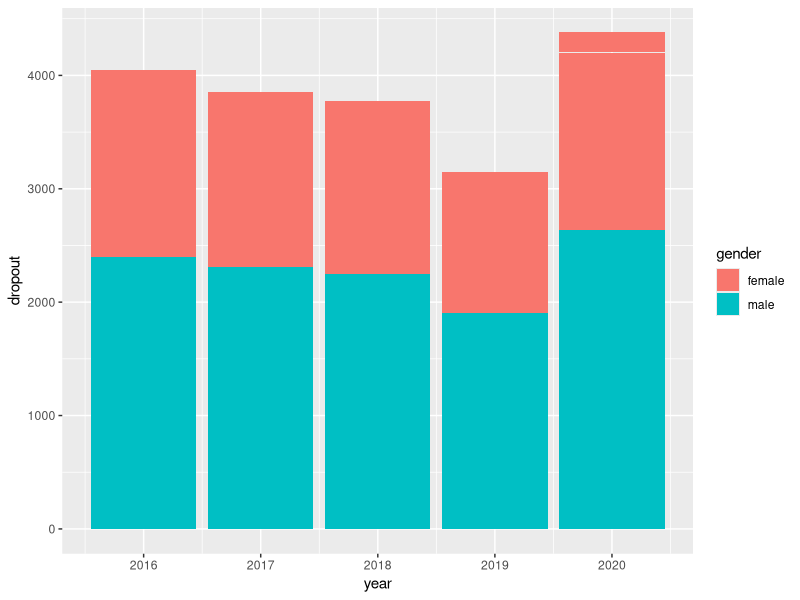
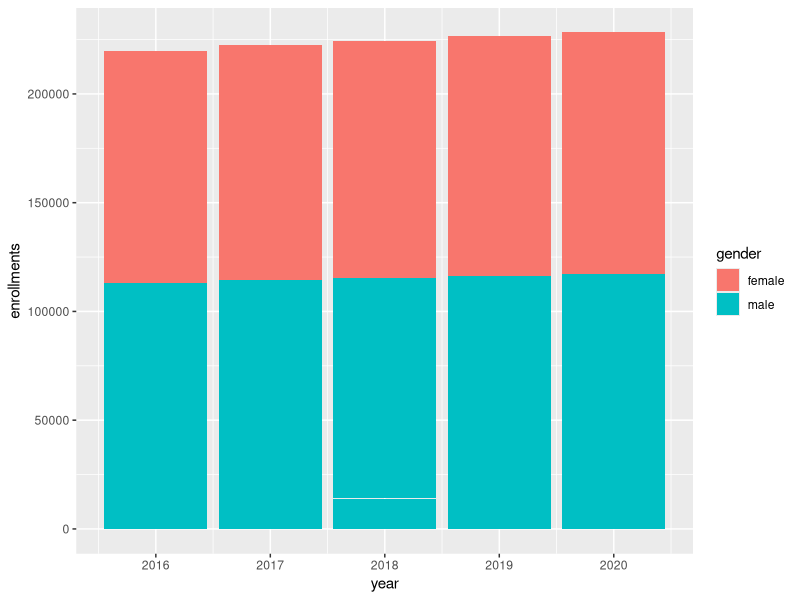
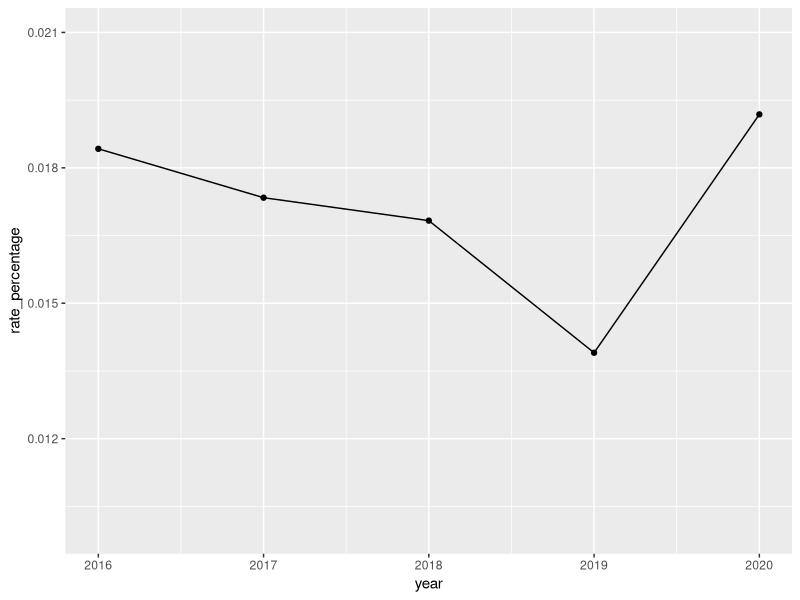
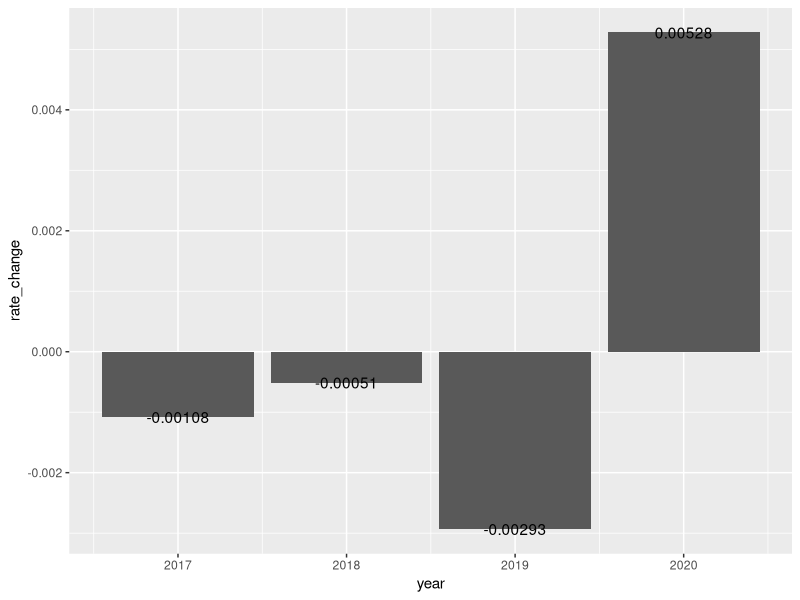
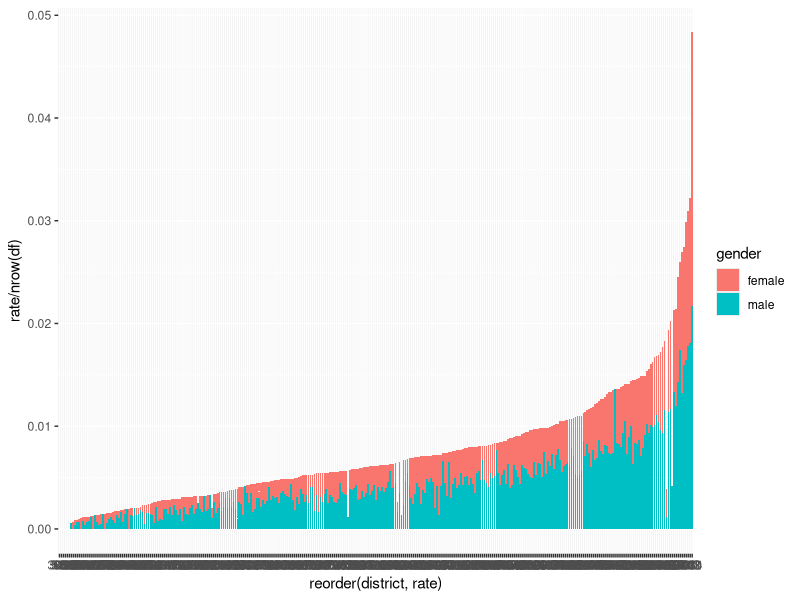
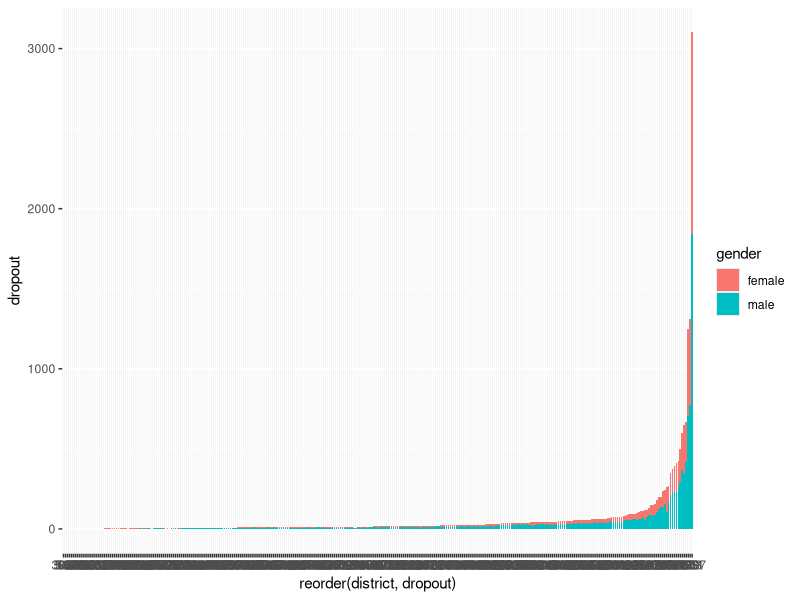
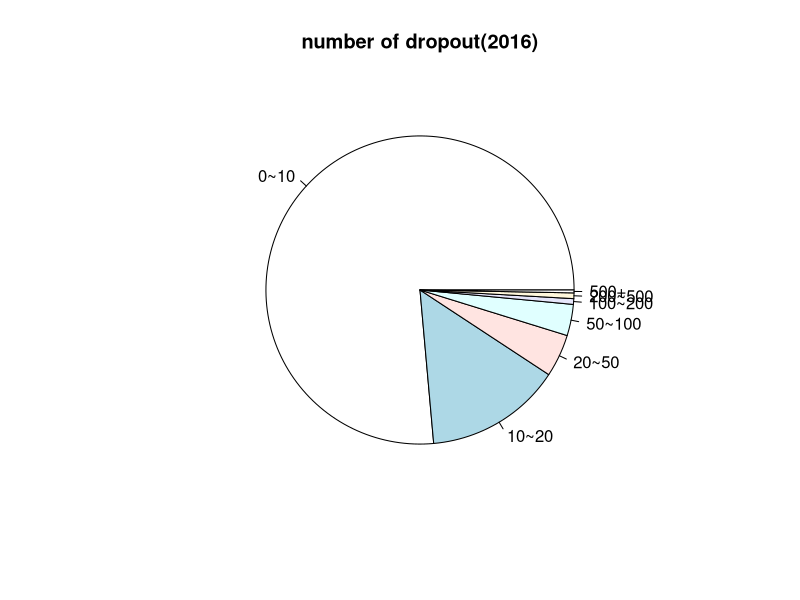
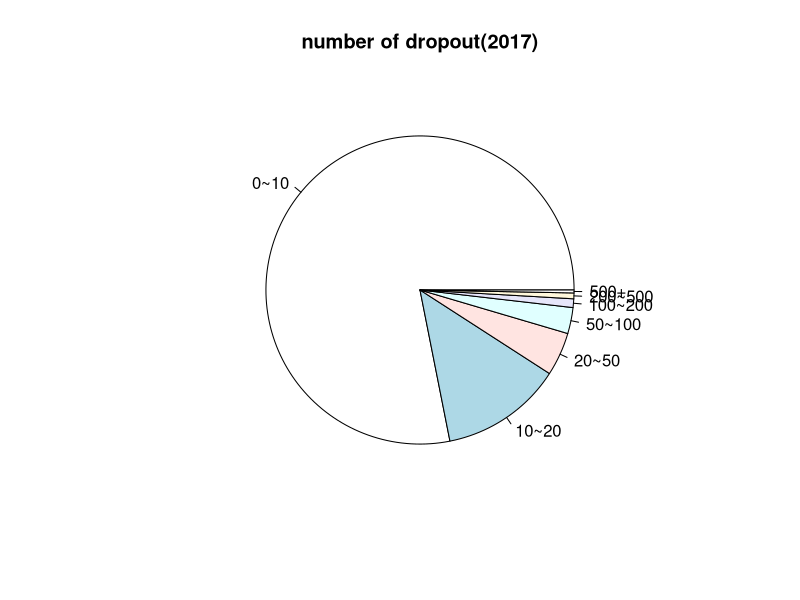

Generate these figures, in order, with R:
## ---- chunk 1
knitr::opts_chunk$set(echo = TRUE)
## ---- chunk 2
library(tidyverse)
library(readxl)
d2020<-read_excel("DR712_2021_District.xlsx",skip=3)
d2019<-read_excel("dr712bydistrict2020.xlsx",skip=3)
d2018<-read_excel("dr712bydistrict2019.xlsx",skip=3)
d2017<-read_excel("Dropout Rates by district.xlsx",skip=3)
d2016<-read_excel("2016-2017 Grade 7-12 Dropout Rates by District and Subgroup updated 4-12-18.xlsx",skip=7)
## ---- chunk 3
dim(d2016)
dim(d2017)
dim(d2018)
dim(d2019)
dim(d2020)
## ---- chunk 4
# remove useless columns
d2016[45:45] <- list(NULL)
d2016[9:38] <- list(NULL)
d2017[9:50] <- list(NULL)
d2018[9:38] <- list(NULL)
d2019[9:38] <- list(NULL)
d2020[9:38] <- list(NULL)
## ---- chunk 5
d2016[1:3] <- list(NULL)
d2017[1:3] <- list(NULL)
d2018[1:3] <- list(NULL)
d2019[1:3] <- list(NULL)
d2020[1:3] <- list(NULL)

d2016 <- d2016[-(334:335),]
d2017 <- d2017[-319,]
d2018 <- d2018[-316,]
d2019 <- d2019[-(315:316),]
d2020 <- d2020[-(314:315),]
## ---- chunk 6
# change column name
colnames(d2016)<-c("district","district_name","overall_dropout","overall_enrollments","overall_rate","f_dropout","f_enrollments","f_rate","m_dropout","m_enrollments","m_rate")
colnames(d2017)<-c("district","district_name","overall_dropout","overall_enrollments","overall_rate","f_dropout","f_enrollments","f_rate","m_dropout","m_enrollments","m_rate")
colnames(d2018)<-c("district","district_name","overall_dropout","overall_enrollments","overall_rate","f_dropout","f_enrollments","f_rate","m_dropout","m_enrollments","m_rate")
colnames(d2019)<-c("district","district_name","overall_dropout","overall_enrollments","overall_rate","f_dropout","f_enrollments","f_rate","m_dropout","m_enrollments","m_rate")
colnames(d2020)<-c("district","district_name","overall_dropout","overall_enrollments","overall_rate","f_dropout","f_enrollments","f_rate","m_dropout","m_enrollments","m_rate")
## ---- chunk 7
# add year to each dataset
d2016 <- d2016 %>% mutate(year=2016)
d2017 <- d2017 %>% mutate(year=2017)
d2018 <- d2018 %>% mutate(year=2018)
d2019 <- d2019 %>% mutate(year=2019)
d2020 <- d2020 %>% mutate(year=2020)

# drop last/last two rows
## ---- chunk 8
head(d2016)
head(d2017)
head(d2018)
head(d2019)
head(d2020)
dim(d2016)
dim(d2017)
dim(d2018)
dim(d2019)
dim(d2020)
## ---- chunk 9
# combine all datasets into one
df <- rbind(d2016,d2017)
df <- rbind(df,d2018)
df <- rbind(df,d2019)
df <- rbind(df,d2020)
dim(df)
## ---- chunk 10
# drop rows with **** in overall rate
df <-df[!(df$overall_rate=="****"),]
dim(df)
head(df)
## ---- chunk 11
df <- transform(df, district= as.numeric(district),
                overall_dropout=as.numeric(overall_dropout),
                overall_enrollments= as.numeric(overall_enrollments),
                overall_rate= as.numeric(overall_rate),
                f_dropout= as.numeric(f_dropout),
                f_enrollments= as.numeric(f_enrollments),
                f_rate= as.numeric(f_rate),
                m_dropout= as.numeric(m_dropout),
                m_enrollments= as.numeric(m_enrollments),
                m_rate= as.numeric(m_rate))
df <- df %>% replace(is.na(.), 0)
str(df)
## ---- chunk 12
backup <- df
## ---- chunk 13
# create df with split gender
female <- df %>% select(district, f_dropout,f_enrollments,f_rate, year)
female <- female %>% mutate(gender="female")
colnames(female)<-c("district", "dropout" , "enrollments" , "rate" , "year", "gender")
male <- df %>% select(district, m_dropout,m_enrollments,m_rate, year)
male <- male %>% mutate(gender="male")
colnames(male)<-c("district", "dropout" , "enrollments" , "rate" , "year", "gender")
df_gender <- rbind(female, male)
head(df_gender)
## ---- chunk 14
library(ggplot2)
# 1. overall dropout by year
df_gender %>% group_by(year) %>% ggplot(aes(x=year, y=dropout, fill=gender)) + geom_bar(stat = "identity")

## ---- chunk 15
df_gender %>% group_by(year) %>% ggplot(aes(x=year, y=enrollments, fill=gender)) + geom_bar(stat = "identity")

## ---- chunk 16
# 2. overall dropout percentage changed by year 

df2 <- (df %>% group_by(year) %>%
          mutate(dropout=sum(overall_dropout),
                 enrollment=sum(overall_enrollments), 
                 year = year)) %>% 
  select(year, dropout, enrollment)

df2 <- df2[!duplicated(df2), ] %>% mutate(rate_percentage = (dropout/enrollment))
df2 %>% ggplot(aes(x=year,y=rate_percentage))+geom_point()+geom_line()+ylim(0.01, 0.021)
head(df2)
## ---- chunk 17
# 3. dropout rate changed from last year
options(digits = 5) 
df3 <- data.frame()
for (i in 2:5){
  df3 <-rbind(df3, c(df2$year[i], as.numeric(sprintf((df2$rate_percentage[i] - df2$rate_percentage[i-1]) , fmt = '%#.5f'))))
}
colnames(df3)<-c("year", "rate_change")
df3 %>% ggplot(aes(x=year, y=rate_change)) + geom_bar(stat = "identity") + geom_text(aes(label=rate_change))
## ---- chunk 18
# 4.  overall dropout rate by district shape
df_gender %>% group_by(district) %>% 
  ggplot(aes(x=reorder(district, rate) , 
             y=rate/nrow(df), fill=gender)) + 
  geom_bar(stat = "identity")
## ---- chunk 19
# 5. overall dropout number by district shape
df_gender %>% group_by(district) %>% 
  ggplot(aes(x=reorder(district, dropout) , 
             y=dropout, fill=gender)) + 
  geom_bar(stat = "identity")
## ---- chunk 20
# 6. number of district of different number of overall dropout students
count_values <- function(df, lower, upper, year) {
  sum(df$overall_dropout >= lower & df$overall_dropout <= upper & df$year == year)
}

df6 <- data.frame()
for (i in 2016:2020){
  df6 <- rbind(df6, c(i, count_values(df,0,10, i)))
  df6 <- rbind(df6, c(i,count_values(df,10,20, i)))
  df6 <- rbind(df6, c(i,count_values(df,20,50, i)))
  df6 <- rbind(df6, c(i,count_values(df,50,100, i)))
  df6 <- rbind(df6, c(i,count_values(df,100,200, i)))
  df6 <- rbind(df6, c(i,count_values(df,200,500, i)))
  df6 <- rbind(df6, c(i,count_values(df,500,10000, i)))
}
colnames(df6) <- c("year", "count")
c("year", "0~10","10~20","20~50","50~100","100~200","200~500","500+")



pie((df6%>%filter(year==2016))$count, labels = c("0~10", "10~20", "20~50", "50~100", "100~200", "200~500", "500+"), main="number of dropout(2016)")
pie((df6%>%filter(year==2017))$count, labels = c("0~10", "10~20", "20~50", "50~100", "100~200", "200~500", "500+"), main="number of dropout(2017)")
pie((df6%>%filter(year==2018))$count, labels = c("0~10", "10~20", "20~50", "50~100", "100~200", "200~500", "500+"), main="number of dropout(2018)")
pie((df6%>%filter(year==2019))$count, labels = c("0~10", "10~20", "20~50", "50~100", "100~200", "200~500", "500+"), main="number of dropout(2019)")
pie((df6%>%filter(year==2020))$count, labels = c("0~10", "10~20", "20~50", "50~100", "100~200", "200~500", "500+"), main="number of dropout(2020)")
## ---- chunk 21

